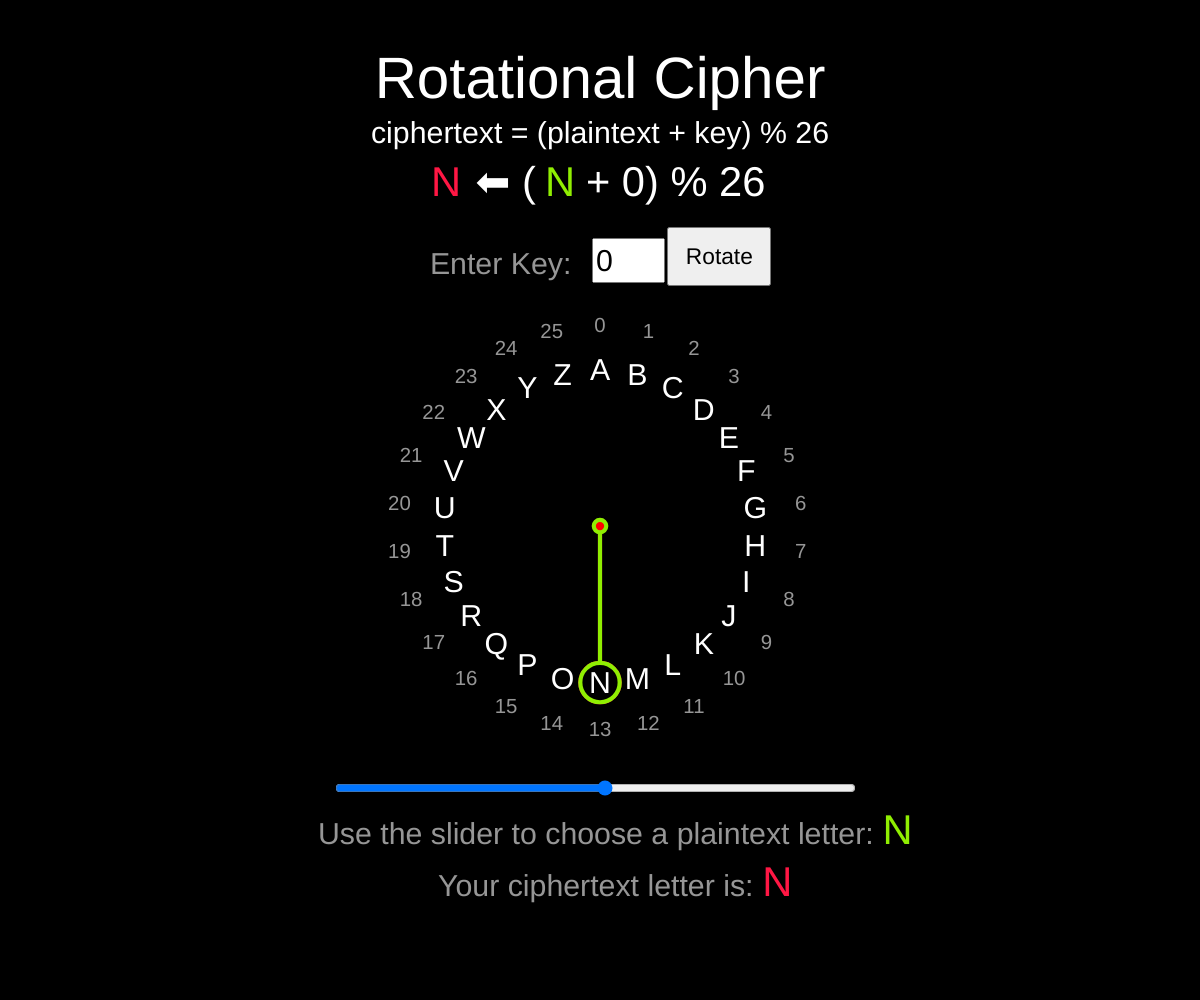
Frame 1 (no input)
Frame 60 (no input): identical to frame 1, image omitted
Frame 120 (the mouse pressed at the canvas centre since frame 60): identical to frame 1, image omitted

The p5.js sketch that drew this single still picture (run headless with seeded random() and noise() and a simulated clock; from frame 60 on, the mouse is pressed at the canvas centre):

// p5.js sketch
// ── sketch.js
var radius = 120.0;
var radius2 = 155;
var angle = 0.0;
var angle2;
var x=0, y=0;
var x1, y1;
var n = 0;
var start;
var sliderVal;
var rotation = 0;
var cipher;
var input;
var button;
var type24;
var type32;
var type18;
var type16;
var type20;
var enterMsg = false;

var cipherCol = "#FF1744";
var plainCol = "#90ee02"

var letters = ['A', 'B', 'C', 'D', 'E', 'F', 'G', 'H', 'I', 'J',
'K', 'L', 'M','N','O','P','Q','R','S','T','U','V','W','X','Y','Z']

function setup() {
  textAlign(CENTER);
  createCanvas(windowWidth,windowHeight);
  start = 0;

  slider = createSlider(0, 25, 13);
  slider.position(width/2 - height/3.74, height - height/4.5142857);
  slider.style('width', (height/1.9175) + "px");
  slider.input(updateCipher);

  input = createInput();
  input.position(width/2 - 8, height/4.2);
  input.size(height/15.34, height/25.567);
  input.value(0);

  button = createButton('Rotate');
  button.position(input.x + input.width + 10, height/4.4);
  button.size(height/9.5875, height/17); // height was = height/20.72972972972973
  button.mousePressed(rotateLetter);

  type32 = height / 24;
  type24 = height / 33;
  type18 = height / 44;
  type16 = height / 49;
  type20 = height / 40;

  radius = height/6.39166;
  radius2 = height/4.948387;

  butType = document.querySelector("button");
  inpType = document.querySelector("input[type='text']");

  butType.style.fontSize = type18 + "px";
  inpType.style.fontSize = type24 + "px";
}

function draw() {
  background(0);
  textSize(type32*1.4);
  textStyle(NORMAL);
  fill(255);

  text("Rotational Cipher", width/2, height/10.2266);
  textSize(type24);
  fill(150);
  text("Enter Key: ", width/2 - height/10.506849315068493, height/3.65238);

  if (enterMsg) {
    fill(cipherCol);
    textAlign(LEFT);
    text("Enter a positive number!", button.x + button.width + 20, height/3.65238);
    textAlign(CENTER);
  }

  sliderVal = slider.value();

  if (typeof cipher === "undefined") {
    cipher = sliderVal;
  }

  textSize(type24);
  fill(150);
  text("Use the slider to choose a plaintext letter: ", width/2, height - height/6.3916);
  text("Your ciphertext letter is: ", width/2, height - height/9.5875);

  textSize(type32);
  fill(plainCol);
  text(letters[sliderVal], width/2 + height/3.36170, height - height/6.3916);
  fill(cipherCol);
  text(letters[cipher % 26], width/2 + height/5.642857, height - height/9.5875);
  fill(255);
  if (cipher < rotation + sliderVal){
    cipher++;
  }


  textSize(type32);

  fill(cipherCol);
  text(letters[cipher % 26], width/2 - height/6.5, height/5.1133);
  fill(255);
  text(" ⬅ (", width/2 - height/10, height/5.1133);
  fill(plainCol);
  text(letters[sliderVal], width/2 - height/25, height/5.1133);
  fill(255);
  textAlign(LEFT);
  text(" + " + rotation + ") % 26", width/2 - height/39, height/5.1133);
  textAlign(CENTER);
  textSize(type24);

  text("ciphertext = (plaintext + key) % 26", width/2, height/6.9727);
  textStyle(NORMAL);
  push();
  translate(width/2, height/2 + height/38.35);
  stroke(255);
  fill(255);

  angle = TWO_PI * sliderVal/26 -1*PI/2;
  angle2 = TWO_PI * (cipher % 26)/26 -1*PI/2;

  x = cos(angle)* radius;
  y = sin(angle)* radius;
  x1 = cos(angle2)* radius;
  y1  = sin(angle2)* radius;


  fill(0);
  strokeWeight(height / 240);

  stroke(cipherCol);
  line(0,0,x1,y1);
  ellipse(x1,y1,height/25.4);

  stroke(plainCol);
  line(0,0,x,y);
  ellipse(x,y,height/25.4);

  fill("red");
  ellipse(0, 0, height/80);

  noStroke();
	textSize(type16);
	translate(0, height/127.833);
  fill(150);
  var angleOffset = -1*PI/2;
  for (var i=0; i<26; i++) {
    angle = 2*PI*i/26 + angleOffset;
    text(i, radius2*cos(angle), radius2*sin(angle));
  }

  stroke(255);
	strokeWeight(2);
  translate(0, 3);
  textSize(type24);
  noStroke();
  fill(255);
  for (i=0; i<26; i++) {
    angle = 2*PI*i/26 + angleOffset;
    text(letters[i], radius*cos(angle), radius*sin(angle));
  }

  pop();
}

function rotateLetter() {
  rotated = true;
  cipher = sliderVal;
  if (!input.value() || isNaN(input.value()) || input.value() < 0){
    rotation = 0;
    input.value(0);
    enterMsg = true;
  }
  else {
    enterMsg = false;
    rotation = parseInt(input.value());
  }
}

function updateCipher() {
  cipher = rotation + slider.value();
}

// ── style.css
html, body {
  margin: 0;
  padding: 0;

}
canvas {
  display: block;
}

input {
  font-size: 1.5em;
  text-align: center;
}

button {
  text-align: center;
  background-color: #FF1744;
  border: none;
  color: white;
  text-align: center;
  font-size: 16px;
  margin: 4px 2px;
  opacity: 0.8;
  transition: 0.3s;
  display: inline-block;
  text-decoration: none;
  cursor: pointer;
  border-radius: 8%;
}

button:hover {opacity: 1}


input[type=range] {
  -webkit-appearance: none;
  width: 100%;
  margin: 4.8px 0;
}
input[type=range]:focus {
  outline: none;
}
input[type=range]::-webkit-slider-runnable-track {
  width: 100%;
  height: 8.4px;
  cursor: pointer;
  box-shadow: 1px 1px 1px #000000, 0px 0px 1px #0d0d0d;
  background: #3071a9;
  border-radius: 1.3px;
  border: 0.2px solid #010101;
}
input[type=range]::-webkit-slider-thumb {
  box-shadow: 1px 1px 1px #000000, 0px 0px 1px #0d0d0d;
  border: 1px solid #000000;
  height: 18px;
  width: 18px;
  border-radius: 13px;
  background: #7FFF00;
  cursor: pointer;
  -webkit-appearance: none;
  margin-top: -5px;
}
input[type=range]:focus::-webkit-slider-runnable-track {
  background: #367ebd;
}
input[type=range]::-moz-range-track {
  width: 100%;
  height: 8.4px;
  cursor: pointer;
  box-shadow: 1px 1px 1px #000000, 0px 0px 1px #0d0d0d;
  background: #3071a9;
  border-radius: 1.3px;
  border: 0.2px solid #010101;
}
input[type=range]::-moz-range-thumb {
  box-shadow: 1px 1px 1px #000000, 0px 0px 1px #0d0d0d;
  border: 1px solid #000000;
  height: 18px;
  width: 18px;
  border-radius: 13px;
  background: #7FFF00;
  cursor: pointer;
}
input[type=range]::-ms-track {
  width: 100%;
  height: 8.4px;
  cursor: pointer;
  background: transparent;
  border-color: transparent;
  color: transparent;
}
input[type=range]::-ms-fill-lower {
  background: #2a6495;
  border: 0.2px solid #010101;
  border-radius: 2.6px;
  box-shadow: 1px 1px 1px #000000, 0px 0px 1px #0d0d0d;
}
input[type=range]::-ms-fill-upper {
  background: #3071a9;
  border: 0.2px solid #010101;
  border-radius: 2.6px;
  box-shadow: 1px 1px 1px #000000, 0px 0px 1px #0d0d0d;
}
input[type=range]::-ms-thumb {
  box-shadow: 1px 1px 1px #000000, 0px 0px 1px #0d0d0d;
  border: 1px solid #000000;
  height: 18px;
  width: 18px;
  border-radius: 13px;
  background: #13ffff;
  cursor: pointer;
  height: 8.4px;
}
input[type=range]:focus::-ms-fill-lower {
  background: #3071a9;
}
input[type=range]:focus::-ms-fill-upper {
  background: #367ebd;
}
